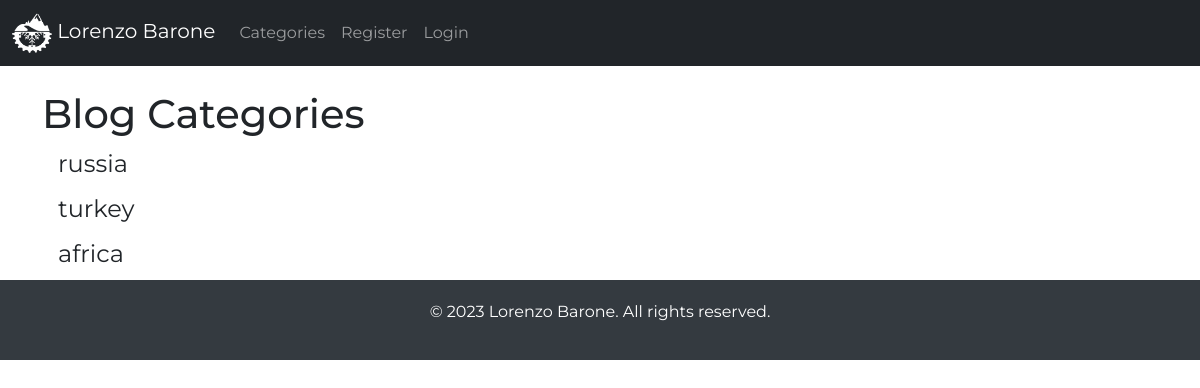
The app's page /category-list/, older data.
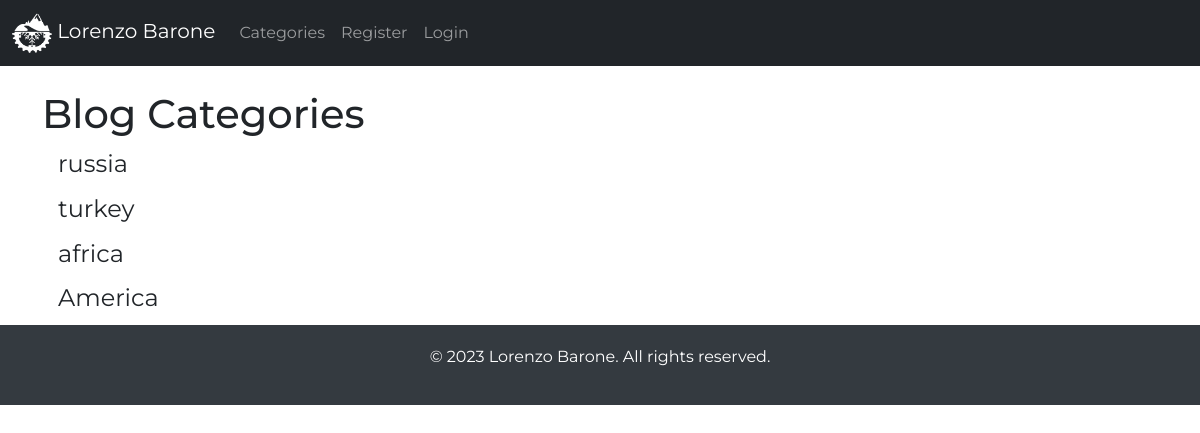
The same page, newer data.
### lorenzo_barone/models.py (models this page shows, shortened)
class Category(models.Model):
    name = models.CharField(max_length=255)
    def __str__(self):
        return self.name

### lorenzo_barone/views.py (the view)
# urls.py: path('category-list/', CategoryListView, name='category-list'),
def CategoryListView(request):
    cat_menu_list = Category.objects.all()
    return render(request, 'category_list.html', {'cat_menu_list': cat_menu_list})

### templates/category_list.html (shortened to what this page needs)
{% extends 'base.html' %}
{% block content %}
    <h1>Blog Categories</h1>
    {% for item in cat_menu_list %}
        <h4><a class="dropdown-item" href="{% url 'category' item|slugify %}">{{ item }}</a></h4>
    {% endfor %}
{% endblock %}

### templates/base.html (shortened to what this page needs)
{% load static %}
<!doctype html>
<html lang="en">
<head>
    <link href="https://cdn.jsdelivr.net/npm/bootstrap@5.1.3/dist/css/bootstrap.min.css" rel="stylesheet"
>
</head>
<body>
    <nav class="navbar sticky-top navbar-expand-lg navbar-dark bg-dark ">
        <div class="container-fluid">
            <a class="navbar-brand" href="{% url 'home' %}">
                <img src="{% static 'lorenzo_barone/images/bianco.png' %}" width="40" height="40"
                     class="rounded-circle" alt=""> Lorenzo Barone
            </a>
            <div class="collapse navbar-collapse" id="navbarScroll">
                <ul class="navbar-nav me-auto my-2 my-lg-0 navbar-nav-scroll" style="--bs-scroll-height: 100px;">
                    {% if cat_menu %}
                        <li class="nav-item dropdown">
                            <a class="nav-link dropdown-toggle" href="#" id="navbarDropdown" role="button"
                               data-bs-toggle="dropdown" aria-expanded="false">
                                Categories
                            </a>
                            <div class="dropdown-menu" aria-labelledby="navbarDropdown">
                                {% for item in cat_menu %}
                                    <a class="dropdown-item" href="{% url 'category' item|slugify %}">{{ item }}</a>
                                {% endfor %}
                            </div>
                        </li>
                    {% else %}
                        <li class="nav-item">
                            <a class="nav-link" href="{% url 'category-list' %}">
                                Categories
                            </a>
                        </li>
                    {% endif %}
                    {% if user.is_superuser %}
                        <li class="nav-item">
                            <a class="nav-link" href="{% url 'add_category' %}">
                                Add Category
                            </a>
                        </li>
                        <li class="nav-item">
                            <a class="nav-link" href="{% url 'add_post' %}">
                                Add Post
                            </a>
                        </li>
                    {% else %}
                        <li class="nav-item">
                            <a class="nav-link" href="{% url 'register' %}">
                                Register
                            </a>
                        </li>
                        <li class="nav-item">
                            <a class="nav-link" href="{% url 'login' %}">
                                Login
                            </a>
                        </li>
                    {% endif %}
                </ul>
            </div>
        </div>
    </nav>
    <br/>
    <div class="container">
        {% block content %}{% endblock %}
    </div>
   <footer class="footer">
    <div class="container">
        <p>&copy; 2023 Lorenzo Barone. All rights reserved.</p>
    </div>
</footer>
</body>
</html>

### templates/base.html (style rules this page uses)
* { margin: 0; padding: 0; font-family: 'Montserrat', sans-serif; }
.footer { background-color: #343a40; color: white; padding: 20px; text-align: center; }

Row changes from the older to the newer data that the page shows:
added Category: name "America"
